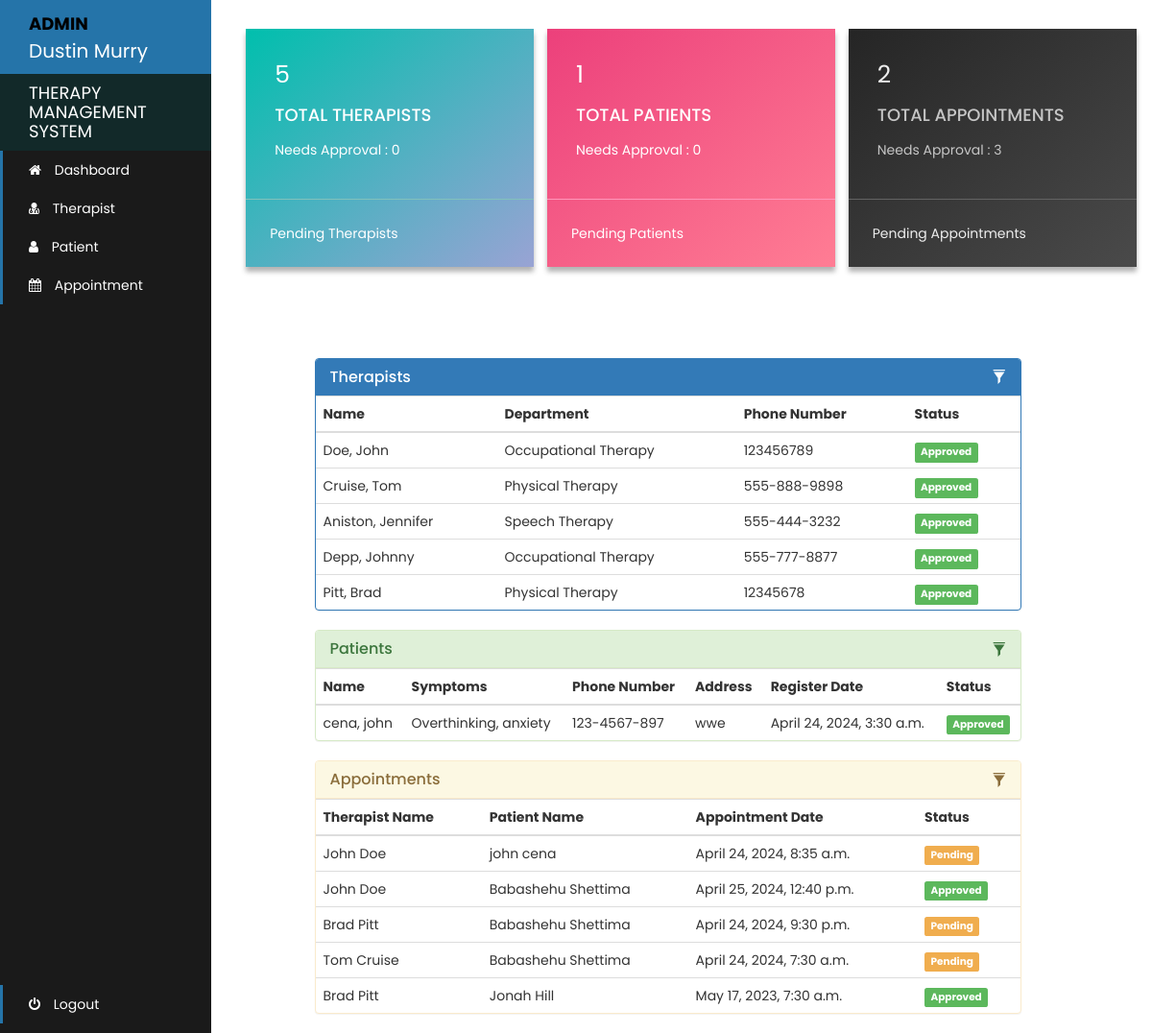
The app's page /admin-page (signed in) with its own data.
### therapy/models.py (models this page shows, shortened)
class Therapist(models.Model):
    user = models.OneToOneField(User, on_delete=models.CASCADE)
    department = models.CharField(max_length=50, choices=departments, default='Physical Therapy')
    phone_number = models.CharField(max_length=20, null=False)
    status = models.BooleanField(default=False)
    def get_name(self):
        return self.user.last_name + ", " + self.user.first_name

class Patient(models.Model):
    user = models.OneToOneField(User, on_delete=models.CASCADE)
    address = models.CharField(max_length=50)
    phone_number = models.CharField(max_length=20, null=False)
    symptoms = models.CharField(max_length=100, null=False)
    registerDate = models.DateTimeField(auto_now=True)
    status = models.BooleanField(default=False)
    assignedTherapist = models.PositiveIntegerField(null=True)
    def get_name(self):
        return self.user.last_name + ", " + self.user.first_name

class Appointment(models.Model):
    patient_id = models.PositiveIntegerField(null=True)
    therapist_id = models.PositiveIntegerField(null=True)
    patientName = models.CharField(max_length=100, null=True)
    therapistName = models.CharField(max_length=100, null=True)
    appointmentDate = models.DateTimeField(auto_now=False)
    status = models.BooleanField(default=False)

### therapy/views.py (the view)
# urls.py: path('admin-page', views.admin_page, name='admin-page'),
@login_required(login_url='adminlogin')
@user_passes_test(admin_verified)
def admin_page(request):
    therapists = models.Therapist.objects.all().order_by('-id')
    patients = models.Patient.objects.all().order_by('-id')
    appointments = models.Appointment.objects.all().order_by('-id')
    therapist_count = models.Therapist.objects.all().filter(status=True).count()
    pending_therapist = models.Therapist.objects.all().filter(status=False).count()
    patient_count = models.Patient.objects.all().filter(status=True).count()
    pending_patient = models.Patient.objects.all().filter(status=False).count()
    appointment_count = models.Appointment.objects.all().filter(status=True).count()
    pending_appointment = models.Appointment.objects.all().filter(status=False).count()
    mydict = {
        'therapists': therapists,
        'patients': patients,
        'appointments': appointments,
        'therapist_count': therapist_count,
        'pending_therapist': pending_therapist,
        'patient_count': patient_count,
        'pending_patient': pending_patient,
        'appointment_count': appointment_count,
        'pending_appointment': pending_appointment,
    }
    return render(request, 'therapy/admin_page.html', context=mydict)

### therapy/views.py (called while the page is built)
def admin_verified(user):
    return user.groups.filter(name='ADMIN').exists()

### template/therapy/admin_page.html (shortened to what this page needs)
<!DOCTYPE html>
{% load static %}
<html lang="en">
<head>
    <link rel="stylesheet" href="{% static '/style.css' %}">
    <link rel="stylesheet" href="https://maxcdn.bootstrapcdn.com/bootstrap/3.3.7/css/bootstrap.min.css">
</head>
{% include "therapy/admin_navbar.html" %}
<body>
<br>
<div class="card" style="margin-left: 20%">
    <div class="cool-card cool-card-aqua">
        <div class="card-content">
            <span class="card-num">{{therapist_count}}</span>
            <h4 class="card-text">
                TOTAL THERAPISTS
            </h4>
            <p class="card-text">
                Needs Approval : {{pending_therapist}}
            </p>
        </div>
        <div class="card-link">
            <a href="/admin-approve-therapist"><span>Pending Therapists</span></a>
        </div>
    </div>
    <div class="cool-card cool-card-pink">
        <div class="card-content">
            <span class="card-num">{{patient_count}}</span>
            <h4 class="card-text">
                TOTAL PATIENTS
            </h4>
            <p class="card-text">
                Needs Approval : {{pending_patient}}
            </p>
        </div>
        <div class="card-link">
            <a href="/admin-approve-patient"><span>Pending Patients</span></a>
        </div>
    </div>
    <div class="cool-card cool-card-dark">
        <div class="card-content">
            <span class="card-num">{{appointment_count}}</span>
            <h4 class="card-text">
                TOTAL APPOINTMENTS
            </h4>
            <p class="card-text">
                Needs Approval : {{pending_appointment}}
            </p>
        </div>
        <div class="card-link">
            <a href="/admin-approve-appointment"><span>Pending Appointments</span></a>
        </div>
    </div>
</div>
<div class="container">
    <div class="row">
        <div class="col-md-8" style="margin-left: 25%">
            <div class="panel panel-primary">
                <div class="panel-heading">
                    <h3 class="panel-title">Therapists</h3>
                    <div class="pull-right">
                        <span class="clickable filter" data-toggle="tooltip" title="Toggle table filter" data-container="body">
                            <i class="glyphicon glyphicon-filter"></i>
                        </span>
                    </div>
                </div>
                <table class="table table-hover" id="t-table">
                    <thead>
                    <tr>
                        <th>Name</th>
                        <th>Department</th>
                        <th>Phone Number</th>
                        <th>Status</th>
                    </tr>
                    </thead>
                    <tbody>
                    {% for t in therapists %}
                    <tr>
                        <td>
                            {{t.get_name}}
                        </td>
                        <td>
                            {{t.department}}
                        </td>
                        <td>
                            {{t.phone_number}}
                        </td>
                        {%if t.status%}
                        <td>
                            <span class="label label-success">Approved</span>
                        </td>
                        {% else %}
                        <td>
                            <span class="label label-warning">Pending</span>
                        </td>
                        {% endif %}
                    </tr>
                    {% endfor %}
                    </tbody>
                </table>
            </div>
        </div>
        <div class="col-md-8" style="margin-left: 25%">
            <div class="panel panel-success">
                <div class="panel-heading">
                    <h3 class="panel-title">Patients</h3>
                    <div class="pull-right">
                        <span class="clickable filter" data-toggle="tooltip" title="Toggle table filter" data-container="body">
                            <i class="glyphicon glyphicon-filter"></i>
                        </span>
                    </div>
                </div>
                <table class="table table-hover" id="p-table">
                    <thead>
                    <tr>
                        <th>Name</th>
                        <th>Symptoms</th>
                        <th>Phone Number</th>
                        <th>Address</th>
                        <th>Register Date</th>
                        <th>Status</th>
                    </tr>
                    </thead>
                    <tbody>
                    {% for p in patients %}
                    <tr>
                        <td>
                            {{p.get_name}}
                        </td>
                        <td>
                            {{p.symptoms}}
                        </td>
                        <td>
                            {{p.phone_number}}
                        </td>
                        <td>
                            {{p.address}}
                        </td>
                        <td>
                            {{p.registerDate}}
                        </td>
                        {%if p.status%}
                        <td>
                            <span class="label label-success">Approved</span>
                        </td>
                        {% else %}
                        <td>
                            <span class="label label-warning">Pending</span>
                        </td>
                        {% endif %}
                    </tr>
                    {% endfor %}
                    </tbody>
                </table>
            </div>
        </div>
        <div class="col-md-8" style="margin-left: 25%">
            <div class="panel panel-warning">
                <div class="panel-heading">
                    <h3 class="panel-title">Appointments</h3>
                    <div class="pull-right">
                        <span class="clickable filter" data-toggle="tooltip" title="Toggle table filter" data-container="body">
                            <i class="glyphicon glyphicon-filter"></i>
                        </span>
                    </div>
                </div>
                <table class="table table-hover" id="a-table">
                    <thead>
                    <tr>
                        <th>Therapist Name</th>
                        <th>Patient Name</th>
                        <th>Appointment Date</th>
                        <th>Status</th>
                    </tr>
                    </thead>
                    <tbody>
                    {% for a in appointments %}
                    <tr>
                        <td>
                            {{a.therapistName}}
                        </td>
                        <td>
                            {{a.patientName}}
                        </td>
                        <td>
                            {{a.appointmentDate}}
                        </td>
                        {%if a.status%}
                        <td>
                            <span class="label label-success">Approved</span>
                        </td>
                        {% else %}
                        <td>
                            <span class="label label-warning">Pending</span>
                        </td>
                        {% endif %}
                    </tr>
                    {% endfor %}
                    </tbody>
                </table>
            </div>
        </div>
    </div>
</div>
</body>
</html>

### template/therapy/admin_navbar.html (shortened to what this page needs)
<!DOCTYPE html>
{% load static %}
<html lang="en">
<head>
  <link rel="stylesheet" href="https://maxcdn.bootstrapcdn.com/bootstrap/3.4.1/css/bootstrap.min.css">
  <link rel="stylesheet" href="https://cdnjs.cloudflare.com/ajax/libs/font-awesome/4.7.0/css/font-awesome.min.css">
</head>
<body>
<div class="sidebar-container">
  <div class="sidebar-logo">
    <span style="color: black; font-weight: bold; font-size: 18px">ADMIN</span><br>{{request.user.first_name}} {{request.user.last_name}}
  </div>
  <ul class="sidebar-navigation">
    <li class="header">Therapy Management System</li>
    <li>
      <a href="/admin-page">
        <i class="fa fa-home" aria-hidden="true"></i> Dashboard
      </a>
    </li>
    <li>
      <a href="/admin-therapist">
        <i class="fa fa-user-md" aria-hidden="true"></i> Therapist
      </a>
    </li>
    <li>
      <a href="/admin-patient">
        <i class="fa fa-user" aria-hidden="true"></i> Patient
      </a>
    </li>
    <li>
      <a href="/admin-appointment">
        <i class="fa fa-calendar" aria-hidden="true"></i> Appointment
      </a>
    </li>
  </ul>
  <ul class="logout">
    <li>
      <a href="/logged-out">
        <i class="fa fa-power-off" aria-hidden="true"></i> Logout
      </a>
    </li>
  </ul>
</div>
</body>
</html>

### static/style.css (style rules this page uses)
* { margin: 0; padding: 0; box-sizing: border-box; font-family: 'Poppins', sans-serif; }

### template/therapy/admin_page.html (style rules this page uses)
.row { margin-top: 40px; padding: 0 10px; }
.clickable { cursor: pointer; }
.panel-heading div { margin-top: -18px; font-size: 15px; }
.panel-heading div span { margin-left: 5px; }
.card { margin-bottom: 45px; text-align: center; }
.card div { display: inline-block; }
.card > div { margin: 10px 5px; text-align: left; }
.cool-card { width: 300px; position: relative; -webkit-box-shadow: 0px 5px 5px 0px rgba(0,0,0,0.3); -moz-box-shadow: 0px 5px 5px 0px rgba(0,0,0,0.3); -o-box-shadow: 0px 5px 5px 0px rgba(0,0,0,0.3); box-shadow: 0px 5px 5px 0px rgba(0,0,0,0.3); }
.cool-card .card-content { padding: 30px; }
.cool-card .card-num { font-size: 25px; }
.cool-card .card-text { line-height: 1.6; }
.cool-card .card-link { padding: 25px; width: -webkit-fill-available; }
.cool-card .card-link a { text-decoration: none; position: relative; padding: 10px 0px; }
.cool-card .card-link a:after { top: 30px; content: ""; display: block; height: 2px; left: 50%; position: absolute; width: 0; -webkit-transition: width 0.3s ease 0s, left 0.3s ease 0s; -moz-transition: width 0.3s ease 0s, left 0.3s ease 0s; -o-transition: width 0.3s ease 0s, left 0.3s ease 0s; transition: width 0.3s ease 0s, left 0.3s ease 0s; }
.cool-card-aqua { background-image: linear-gradient(to bottom right, #00bfad, #99a3d4); }
.cool-card-aqua .card-content, .cool-card .card-link a { color: white; }
.cool-card-aqua .card-link { border-top:1px solid #82c1bb; }
.cool-card-aqua .card-link a:after { background:white; }
.cool-card-pink { background-image: linear-gradient(to bottom right, #ec407b, #ff7d94); }
.cool-card-pink .card-content { color: white; }
.cool-card-pink .card-link { border-top: 1px solid #ff97ba; }
.cool-card-pink .card-link a:after { background:white; }
.cool-card-dark { background-image: linear-gradient(to bottom right, #252525, #4a4a4a); }
.cool-card-dark .card-num, .cool-card-dark .card-link a { color:#eee; }
.cool-card-dark .card-text { color: #dcdcdcdd; }
.cool-card-dark .card-link { border-top: 1px solid #636363; }
.cool-card-dark .card-link a:after { background:#eee; }

### template/therapy/admin_navbar.html (style rules this page uses)
.sidebar-container { position: fixed; width: 220px; height: 100%; left: 0; overflow-x: hidden; overflow-y: auto; background: #1a1a1a; color: white; }
.sidebar-logo { padding: 10px 15px 10px 30px; font-size: 20px; background-color: #2574A9; }
.sidebar-navigation { padding: 0; margin: 0; list-style-type: none; position: relative; }
.sidebar-navigation li { background-color: transparent; position: relative; display: inline-block; width: 100%; line-height: 20px; }
.sidebar-navigation li a { padding: 10px 15px 10px 30px; display: block; color: white; }
.sidebar-navigation li .fa { margin-right: 10px; }
.sidebar-navigation li::before { background-color: #2574A9; position: absolute; content: ''; height: 100%; left: 0; top: 0; -webkit-transition: width 0.2s ease-in; transition: width 0.2s ease-in; width: 3px; z-index: -1; }
.sidebar-navigation .header { font-size: 18px; text-transform: uppercase; background-color: rgba(2, 76, 76, 0.3); padding: 10px 15px 10px 30px; }
.sidebar-navigation .header::before { background-color: transparent; }
.logout { position:absolute; left:0; bottom:0; }
.logout li { background-color: transparent; position: relative; display: inline-block; width: 100%; line-height: 20px; }
.logout li a { padding: 10px 15px 10px 30px; display: block; color: white; }
.logout li .fa { margin-right: 10px; }
.logout li::before { background-color: #2574A9; position: absolute; content: ''; height: 100%; left: 0; top: 0; -webkit-transition: width 0.2s ease-in; transition: width 0.2s ease-in; width: 3px; z-index: -1; }

### records on screen
Therapist: get_name "Doe, John", department "Occupational Therapy", phone_number "123456789", status "Approved"
Therapist: get_name "Cruise, Tom", department "Physical Therapy", phone_number "555-888-9898", status "Approved"
Therapist: get_name "Aniston, Jennifer", department "Speech Therapy", phone_number "555-444-3232", status "Approved"
Therapist: get_name "Depp, Johnny", department "Occupational Therapy", phone_number "555-777-8877", status "Approved"
Therapist: get_name "Pitt, Brad", department "Physical Therapy", phone_number "12345678", status "Approved"
Patient: get_name "cena, john", symptoms "Overthinking, anxiety", phone_number "123-4567-897", address "wwe", registerDate "April 24, 2024, 3:30 a.m.", status "Approved"
Appointment: therapistName "John Doe", patientName "john cena", appointmentDate "April 24, 2024, 8:35 a.m.", status "Pending"
Appointment: therapistName "John Doe", patientName "Babashehu Shettima", appointmentDate "April 25, 2024, 12:40 p.m.", status "Approved"
Appointment: therapistName "Brad Pitt", patientName "Babashehu Shettima", appointmentDate "April 24, 2024, 9:30 p.m.", status "Pending"
Appointment: therapistName "Tom Cruise", patientName "Babashehu Shettima", appointmentDate "April 24, 2024, 7:30 a.m.", status "Pending"
Appointment: therapistName "Brad Pitt", patientName "Jonah Hill", appointmentDate "May 17, 2023, 7:30 a.m.", status "Approved"

### other values on screen
{{ request.user.first_name }} "Dustin"
{{ request.user.last_name }} "Murry"
{{ therapist_count }} "5"
{{ pending_therapist }} "0"
{{ patient_count }} "1"
{{ pending_patient }} "0"
{{ appointment_count }} "2"
{{ pending_appointment }} "3"
